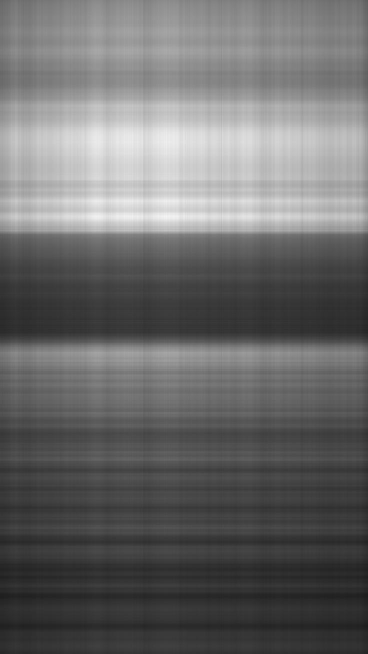
#> input picture nature_svd_0.2.jpg, 736 x 1308 px, given in place of original
ature.jpg, which was not available (shown at 1/2 size)
$ python svd_analysis.py
#> lines starting #> are read from the running program, lines starting #| are printed output that depends on the picture; pictures that were not available may be replaced by others from this repository, and a replacement may not be noted
import numpy as np
from PIL import Image
import matplotlib.pyplot as plt

# Загрузка изображения и преобразование в ч/б
image = Image.open('images\original\nature.jpg').convert('L')
#> image is the input picture: PIL image 736x1308 L; min 29, max 247, mean 106.8
image_array = np.array(image)

print(f"Размер матрицы: {image_array.shape}")
#| Размер матрицы: (1308, 736)
print(f"Тип данных: {image_array.dtype}")
#| Тип данных: uint8
print(f"Диапазон значений: [{image_array.min()}, {image_array.max()}]")
#| Диапазон значений: [29, 247]
print(f"Пример значений:\n{image_array[:5, :5]}")
#| Пример значений:
#| [[102 103 103 103 102]
#|  [102 103 104 103 102]
#|  [102 104 104 104 102]
#|  [103 104 105 104 103]
#|  [104 105 106 105 104]]

# === СИНГУЛЯРНОЕ РАЗЛОЖЕНИЕ ===

# Выполняем SVD
U, S, VT = np.linalg.svd(image_array, full_matrices=False)
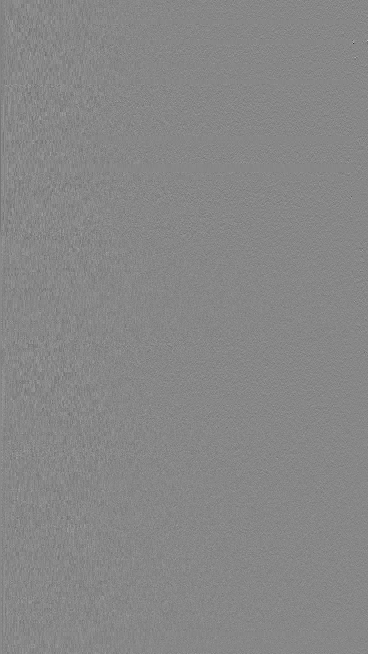
#> U: shape (1308, 736) float64 (shown at 1/2 size); min -0.366, max 0.323, mean -1.7e-05; drawn with min black and max white
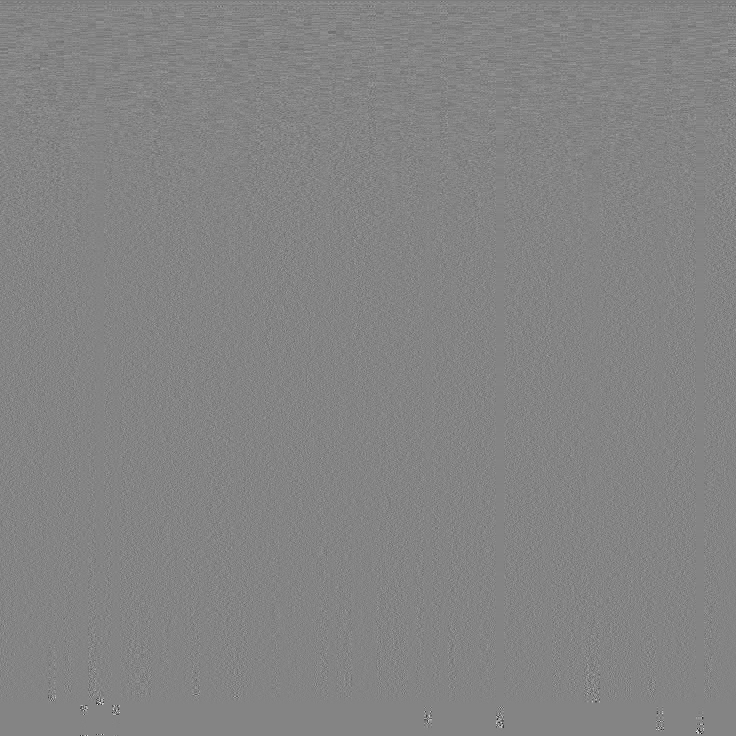
#> VT: shape (736, 736) float64; min -0.738, max 0.685, mean -5.57e-05; drawn with min black and max white
#> S = 736 values, max 117209.4 at index 0, min 1.88e-14 at index 735, mean 172.7

# Общее количество сингулярных чисел
total_singular_values = len(S)
#> total_singular_values = 736
print(f"\nВсего сингулярных чисел: {total_singular_values}")
#| Всего сингулярных чисел: 736

# Вычисляем кумулятивную энергию
cumulative_energy = np.cumsum(S) / np.sum(S)
#> cumulative_energy = 736 values from 0.922 to 1

# График сингулярных чисел и кумулятивной энергии
plt.figure(figsize=(12, 5))

plt.subplot(1, 2, 1)
plt.semilogy(S, 'b-', linewidth=1)
plt.title('Сингулярные числа (логарифмическая шкала)')
plt.xlabel('Индекс r')
plt.ylabel('σ_r (log scale)')
plt.grid(True)

plt.subplot(1, 2, 2)
plt.plot(cumulative_energy, 'r-', linewidth=2)
plt.title('Кумулятивная энергия')
plt.xlabel('Количество компонент r')
plt.ylabel('Доля общей энергии')
plt.grid(True)
plt.ylim(0, 1.1)

plt.tight_layout()
plt.show()
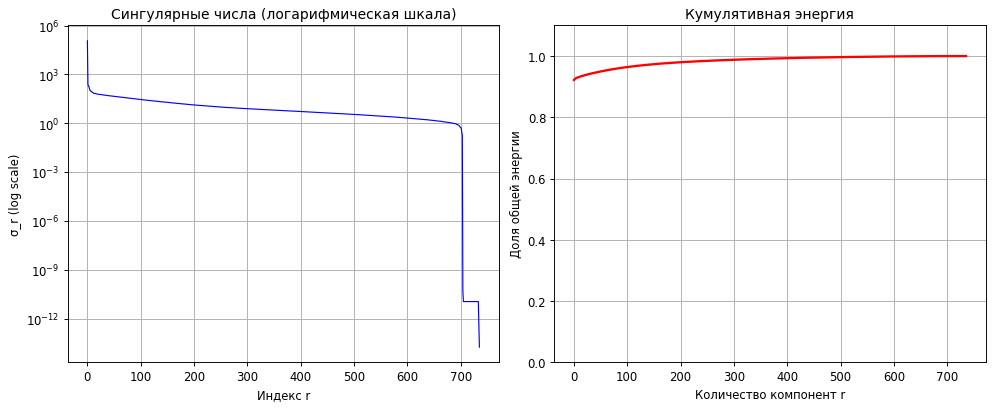
#> figure drawn by matplotlib, 2 panels; panel 1: curve peaks at x = 0, y = 117209.4; panel 2: curve peaks at x = 732, y = 1

# Проценты для усечения
compression_ratios = [0.10, 0.05, 0.01, 0.002]
ratios_names = ['10%', '5%', '1%', '0.2%']

print("\n" + "="*80)
print("РЕЗУЛЬТАТЫ СЖАТИЯ С ПОМОЩЬЮ SVD")
print("="*80)
print(f"{'Уровень':<10} {'r':<8} {'% энергии':<12} {'Ошибка Фробениуса':<20}")
print("-" * 60)

# Визуализация результатов - исправленная часть
fig, axes = plt.subplots(2, 3, figsize=(15, 10))
axes = axes.ravel()  # Преобразуем в одномерный массив для простой индексации

# Исходное изображение
axes[0].imshow(image_array, cmap='gray')
axes[0].set_title('Исходное изображение')
axes[0].axis('off')

# Восстановленные изображения для разных уровней сжатия
for i, (ratio, name) in enumerate(zip(compression_ratios, ratios_names)):
    # Вычисляем количество компонент
    r = max(1, int(total_singular_values * ratio))

    # Восстанавливаем изображение с первыми r компонентами
    reconstructed = U[:, :r] @ np.diag(S[:r]) @ VT[:r, :]
    reconstructed = np.clip(reconstructed, 0, 255).astype(np.uint8)

    # Вычисляем процент энергии
    energy_percentage = cumulative_energy[r-1] * 100

    # Вычисляем норму Фробениуса ошибки
    error_norm = np.linalg.norm(image_array - reconstructed, 'fro')

    print(f"{name:<10} {r:<8} {energy_percentage:<10.2f}% {error_norm:<20.2f}")

    # Исправленная индексация - используем i+1
    axes[i+1].imshow(reconstructed, cmap='gray')
    axes[i+1].set_title(f'r = {r} ({name})\nЭнергия: {energy_percentage:.1f}%')
    axes[i+1].axis('off')
#> this loop made 4 passes
#> (r, energy_percentage, error_norm) on passes 1 to 4: (73, 95.7, 13001.2), (36, 94.41, 28008.2), (7, 92.95, 45787.2), (1, 92.19, 66045.8)
#| 10%        73       95.70     % 13001.18
#| 5%         36       94.41     % 28008.17
#| 1%         7        92.95     % 45787.23
#| 0.2%       1        92.19     % 66045.78

# Скрываем последний subplot если он не используется
if len(compression_ratios) + 1 < len(axes):
    for j in range(len(compression_ratios) + 1, len(axes)):
        axes[j].axis('off')

plt.tight_layout()
plt.show()
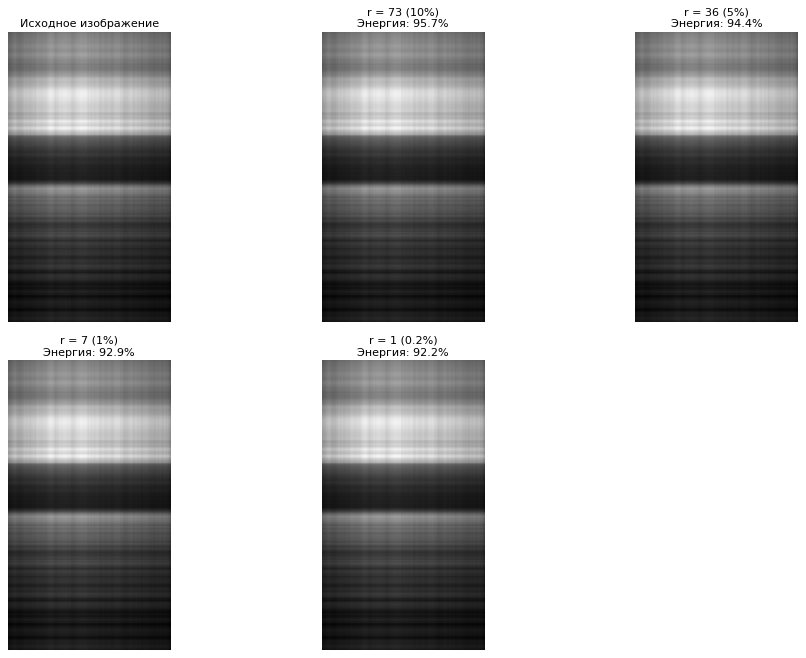
#> figure drawn by matplotlib, 5 panels

# Дополнительная информация
print("\n" + "="*80)
print("ДОПОЛНИТЕЛЬНАЯ ИНФОРМАЦИЯ")
print("="*80)
print(f"Размер исходной матрицы: {image_array.shape}")
#| Размер исходной матрицы: (1308, 736)
print(f"Общее количество элементов: {image_array.size}")
#| Общее количество элементов: 962688
print(f"Размер U: {U.shape}")
#| Размер U: (1308, 736)
print(f"Размер S: {S.shape}")
#| Размер S: (736,)
print(f"Размер VT: {VT.shape}")
#| Размер VT: (736, 736)

# Экономия памяти для разных уровней сжатия
print("\nЭКОНОМИЯ ПАМЯТИ:")
print(f"{'Уровень':<10} {'r':<8} {'Исходный размер':<18} {'Сжатый размер':<16} {'Коэф. сжатия':<12}")
print("-" * 70)

m, n = image_array.shape
#> m = 1308; n = 736
for ratio, name in zip(compression_ratios, ratios_names):
    r = max(1, int(total_singular_values * ratio))

    # Исходный размер (в элементах)
    original_size = m * n

    # Размер сжатого представления: U(m×r) + S(r) + VT(r×n)
    compressed_size = m * r + r + r * n

    compression_ratio = original_size / compressed_size

    print(f"{name:<10} {r:<8} {original_size:<18} {compressed_size:<16} {compression_ratio:<10.2f}x")
#> this loop made 4 passes
#> (r, compressed_size, compression_ratio) on passes 1 to 4: (73, 149285, 6.45), (36, 73620, 13.08), (7, 14315, 67.25), (1, 2045, 470.8)
#| 10%        73       962688             149285           6.45      x
#| 5%         36       962688             73620            13.08     x
#| 1%         7        962688             14315            67.25     x
#| 0.2%       1        962688             2045             470.75    x

# Сохранение восстановленных изображений
print("\nСохранение изображений...")
for ratio, name in zip(compression_ratios, ratios_names):
    r = max(1, int(total_singular_values * ratio))
    reconstructed = U[:, :r] @ np.diag(S[:r]) @ VT[:r, :]
    reconstructed = np.clip(reconstructed, 0, 255).astype(np.uint8)

    # Сохраняем изображение
    reconstructed_image = Image.fromarray(reconstructed)
    filename = f"nature_svd_{name.replace('%', '')}.jpg"
    reconstructed_image.save(filename)
    print(f"Сохранено: {filename}")
#> this loop made 4 passes
#> r on passes 1 to 4: 73, 36, 7, 1

print("\nАнализ завершен!")
